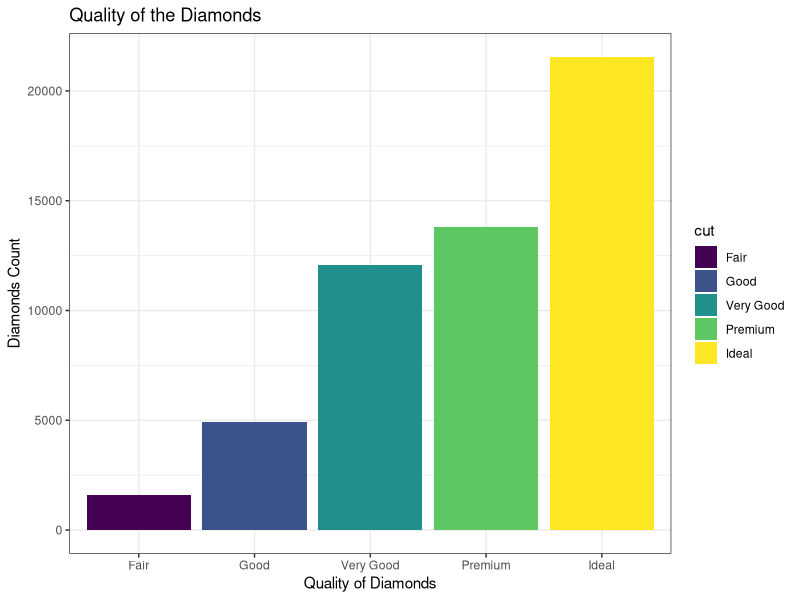
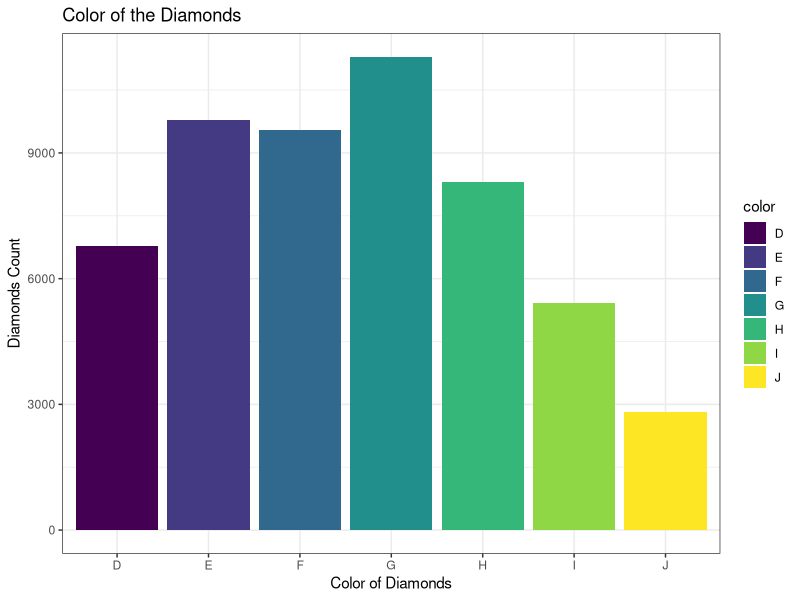
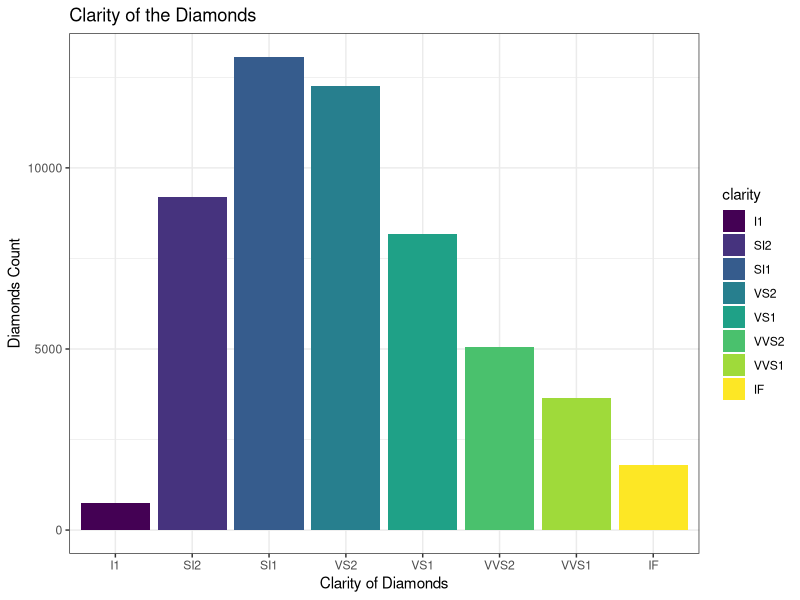
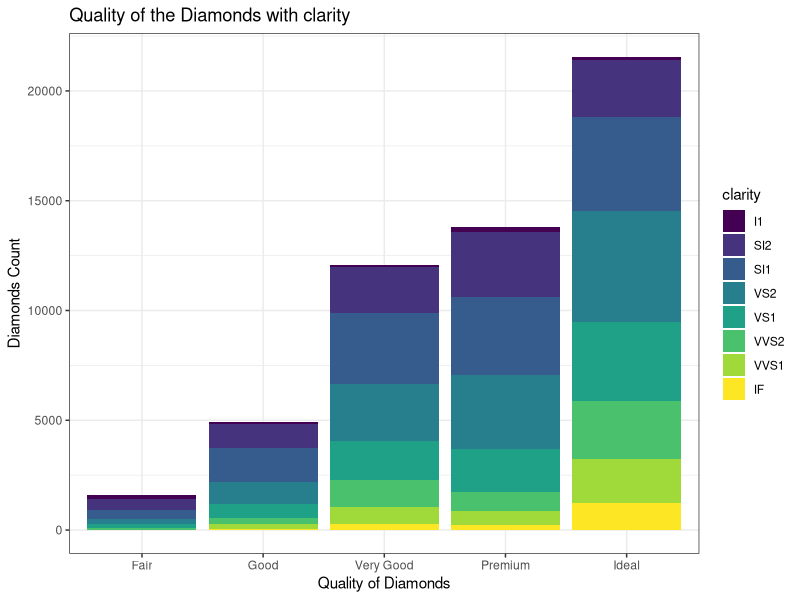
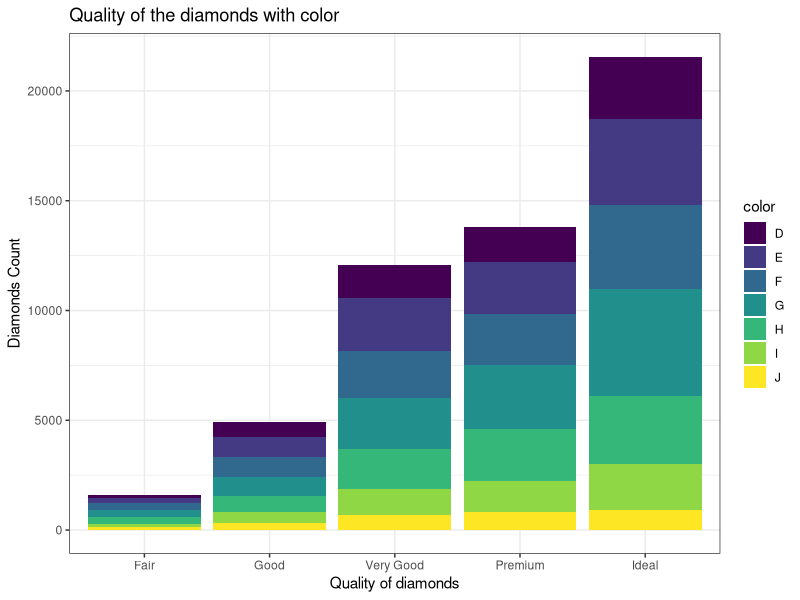
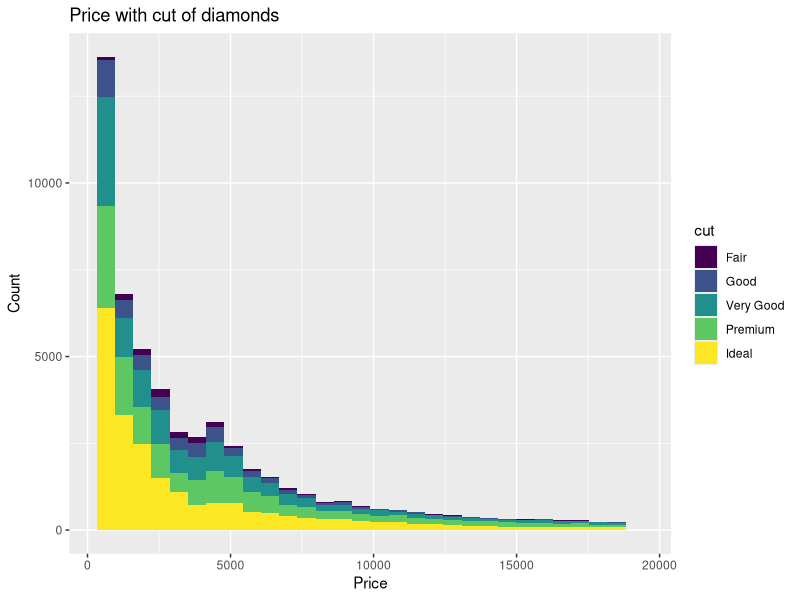
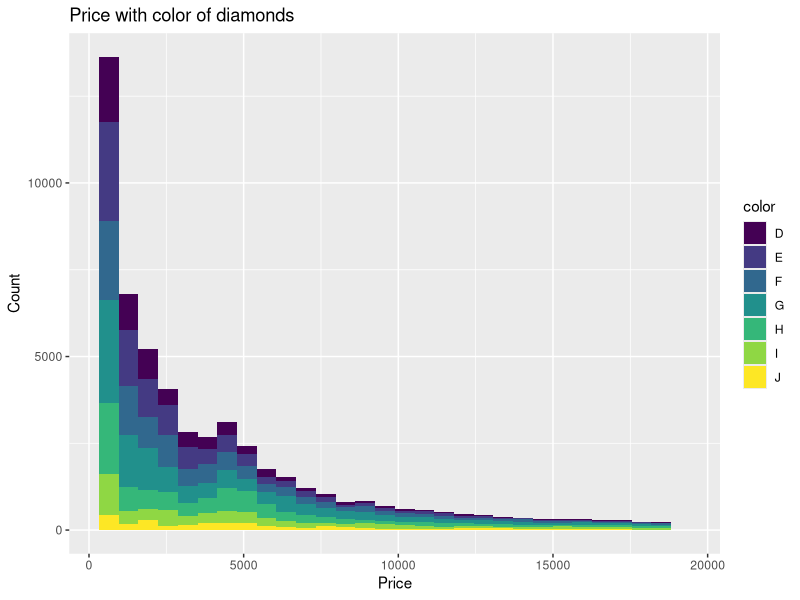
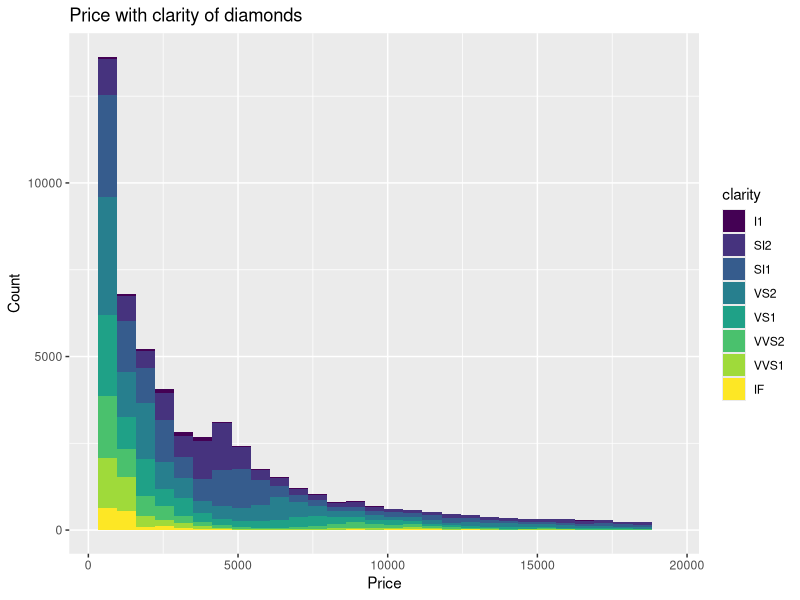

Here is the R script that generated these plots, in order:
#install packages
install.packages("ggplot2")
library("ggplot2")
#data
data("diamonds")
#view data
View(diamonds)
#info
help("diamonds")
help("ggplot2")
#headers of data
names(diamonds)
#------------------------------DATA VISUALIZATION----------------------------------------








#################################  BAR CHART  ############################################

# plot the cut (quality) of diamonds (quality <-  cut <- fair,good,very good, premium, ideal)
ggplot(diamonds, aes(x = cut , fill = cut)) +
  theme_bw() +
  geom_bar()+
  labs(x = "Quality of Diamonds",
       y = "Diamonds Count",
       title = "Quality of the Diamonds")


# plot the color of diamonds (color<- D(best),E,F,G,H,I,J(WORST))
ggplot(diamonds, aes(x = color,fill = color)) +
  theme_bw()+
  geom_bar()+
  labs(x="Color of Diamonds",
       y="Diamonds Count",
       title="Color of the Diamonds")



# plot the clarity of diamonds (clarity <- l1(WORST), SL2,SL1,VS2,VS1,VVS2,VVS1,LF(BEST))
ggplot(diamonds, aes(x = clarity,fill = clarity)) +
  theme_bw()+
  geom_bar()+
  labs(x = "Clarity of Diamonds",
       y = "Diamonds Count",
       title = "Clarity of the Diamonds")




################################## BAR CHART WITH SEPERATED CLASS ###################



# plot quality of diamond with clarity
ggplot(diamonds, aes(x = cut,fill = clarity)) +
  theme_bw()+
  geom_bar()+
  labs(x="Quality of Diamonds",
       y="Diamonds Count",
       title="Quality of the Diamonds with clarity")


# plot quality of diamond with color
ggplot(diamonds, aes(x = cut,fill = color)) +
  theme_bw()+
  geom_bar()+
  labs(x="Quality of diamonds",
       y="Diamonds Count",
       title="Quality of the diamonds with color")





############################## HISTOGRAM WITH SEPERATED CLASS ########################

##histogram (price with cut of Diamonds )
ggplot(diamonds, aes(x=price, fill=cut)) + 
  geom_histogram()+
  labs(y="Count",
       x="Price",
       title="Price with cut of diamonds")



##histogram (price with color of Diamonds )
ggplot(diamonds, aes(x=price, fill=color)) + 
  geom_histogram()+
  labs(y="Count",
       x="Price",
       title="Price with color of diamonds")

##histogram (price with clarity of Diamonds )
ggplot(diamonds, aes(x=price, fill=clarity)) + 
  geom_histogram()+
  labs(y="Count",
       x="Price",
       title="Price with clarity of diamonds")


######################## histogram groups with seperated class ######################

#grouping by cut and color
ggplot(data = diamonds) +
  geom_bar(
    mapping = aes(x = cut, fill = color),
    position = "dodge"
  )+
  labs(title="grouping by cut and color")


#grouping by cut and clarity
ggplot(data = diamonds) +
  geom_bar(
    mapping = aes(x = cut, fill = clarity),
    position = "dodge"
  )+
  labs(title="Grouping by cut and clarity")




######################################## BOX PLOT ####################################

#box plot of price, grouped by cut
ggplot(data=diamonds, aes(x=cut, y=price)) + 
  theme_bw()+
  geom_boxplot(fill="light blue")+
  labs(y="price",
       x="cut",
       title="box plot of price,grouped by cut")




# box plot of price,grouped by color
ggplot(diamonds, aes(x = color, y = price)) +
  theme_bw()+
  geom_boxplot(fill="violet")+
  labs(y = "price",
       x = "color",
       title = "box plot of price,grouped by color")



# box plot of price,grouped by clarity
ggplot(diamonds, aes(x = clarity, y = price)) +
  theme_bw()+
  geom_boxplot(fill="light green")+
  labs(y = "price",
       x = "clarity",
       title = "box plot of price,grouped by clarity")


############################### DENSITY PLOT ###################################

#price grouped by cut 
ggplot(diamonds, aes(x=price))+
  geom_density(aes(fill=factor(cut)),alpha=0.5)+
  labs(title="price grouped by cut",
       x="price",
       fill="cut")



#price grouped by color
ggplot(diamonds, aes(x=price))+
  geom_density(aes(fill=factor(color)),alpha=0.5)+
  labs(title="price grouped by color",
       x="price",
       fill="color")


#price grouped by clarity
ggplot(diamonds, aes(x=price))+
  geom_density(aes(fill=factor(clarity)),alpha=0.5)+
  labs(title="Price grouped by clarity",
       x="price",
       fill="clarity")


############################## EXTRA ####################################


#histogram of values for price
ggplot(data=diamonds, aes(x=price)) +
  geom_histogram(fill="light blue", color="black") +
  labs(title="Histogram of Price Values")




#histogram represents the depth of diamonds 
ggplot(diamonds,aes(x=depth))+
  geom_histogram(fill="orange")





